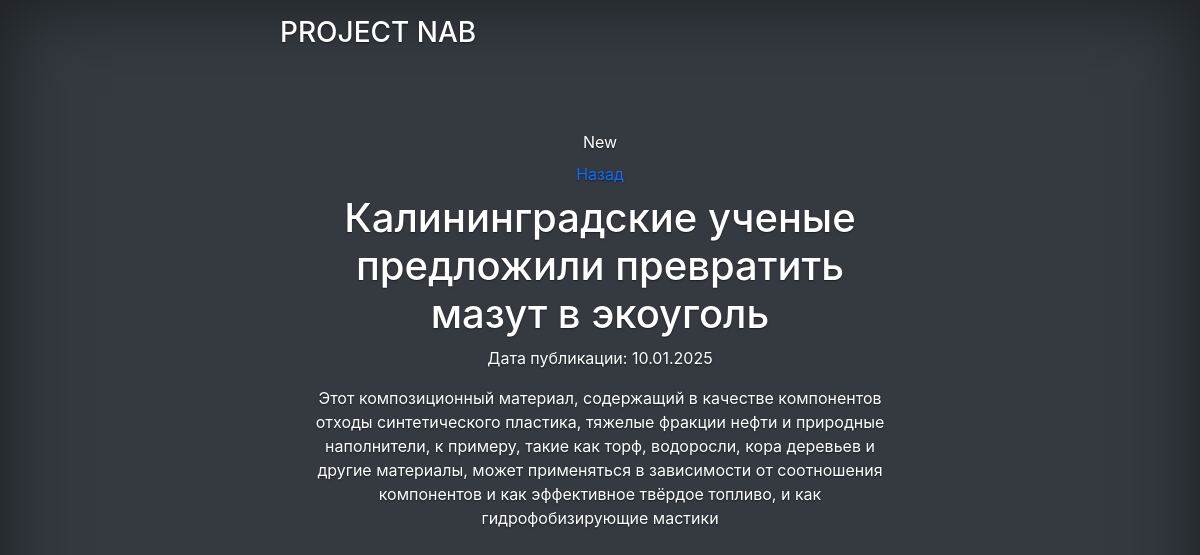
/news/news/3/, run on the app's committed database.
### news/models.py (models this page shows, shortened)
class Post(models.Model):
    author=models.ForeignKey(Author, on_delete=models.CASCADE, verbose_name='Автор')
    post_type=models.CharField(max_length=7, choices=POSITIONS, verbose_name='Тип')
    created_at = models.DateTimeField(auto_now_add=True, verbose_name='Дата публикации')
    categories=models.ManyToManyField(Category, through='PostCategory', verbose_name='Категории')
    title=models.CharField(max_length=255, verbose_name='Заголовок')
    text=models.TextField(verbose_name='Текст')
    rating=models.IntegerField(default=0, verbose_name='Рейтинг')

### news/views.py (the view)
# urls.py: path('news/<int:pk>/', PostDetail.as_view(), name='about_new'),
class PostDetail(DetailView):
    model = Post
    template_name = 'new.html'  # Шаблон для детальной информации о новости
    context_object_name = 'new'  # Имя контекста для выбранной новости

### news/templatetags/custom_filter.py (called while the page is built)
@register.filter
def censor(text):
    if not isinstance(text, str):
        return text  # Возвращаем текст без изменений, если это не строка
    bad = ['помидорка', 'помидорки', 'ягодка']  # Замените на ваши нежелательные слова
    for word in bad:
        text = re.sub(r'(?i){}'.format(re.escape(word)), '*' * len(word), text)
    return text

### templates/new.html
{% extends 'flatpages/default.html' %}
{% load custom_filter %}
{% block title %}
New
{% endblock title %}
{% block content %}
<a class="nav-link" href="/news/">Назад</a>
<h1>{{ new.title|censor }}</h1>
<p>Дата публикации: {{ new.created_at|date:"d.m.Y" }}</p>
<p>{{ new.text|censor }}</p>
{% endblock %}

### static/css/cover.css (style rules this page uses)
body { text-shadow: 0 .05rem .1rem rgba(0, 0, 0, .5); box-shadow: inset 0 0 5rem rgba(0, 0, 0, .5); }

### data on the page
Post: title|censor "Калининградские ученые предложили превратить мазут в экоуголь", created_at "10.01.2025", text|censor "Этот композиционный материал, содержащий в качестве компонентов отходы синтетического пластика, тяжелые фракции нефти и природные наполнители, к примеру, такие как торф, водоросли, кора деревьев и другие материалы, может применяться в зависимости от соотношения компонентов и как эффективное твёрдое топливо, и как гидрофобизирующие мастики"
